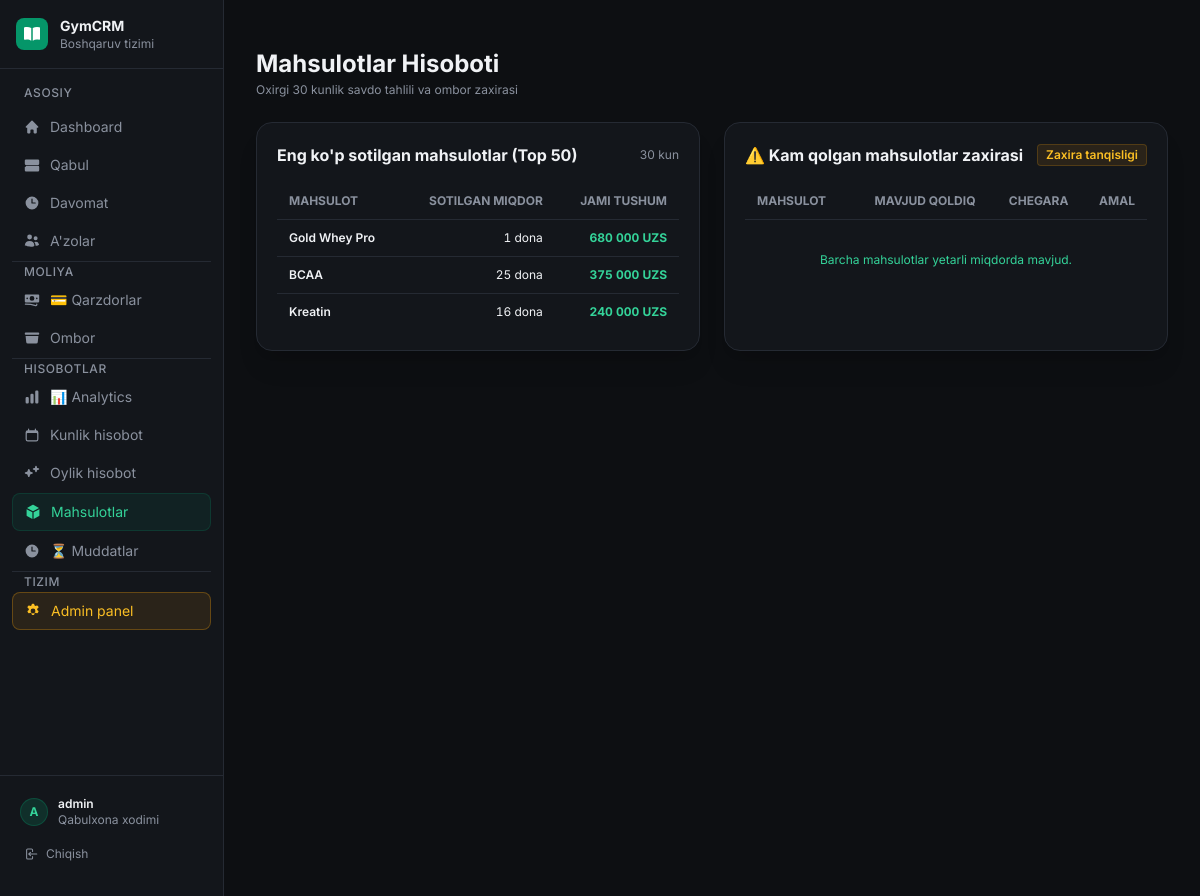
/reports/products/ (signed in), run on the app's committed database.
### apps/accounts/models.py (models this page shows, shortened)
class User(AbstractUser):
    role = models.CharField("Rol", max_length=20, choices=Role.choices, default=Role.RECEPTIONIST)
    phone = models.CharField("Telefon", max_length=32, blank=True)
    class Meta:
        ordering = ["username"]
        verbose_name = "Foydalanuvchi"
        verbose_name_plural = "Foydalanuvchilar"
    @property
    def is_manager(self):
        return self.role in (Role.OWNER, Role.MANAGER) or self.is_superuser

### apps/products/models.py (models this page shows, shortened)
class Product(models.Model):
    name = models.CharField("Nomi", max_length=150)
    sku = models.CharField("SKU (artikul)", max_length=50, unique=True)
    unit = models.CharField("Birlik", max_length=20, default="dona", help_text="e.g. dona, kg, litr")
    sale_price = models.DecimalField("Sotuv narxi", max_digits=12, decimal_places=2)
    cost_price = models.DecimalField("Tannarx", max_digits=12, decimal_places=2, null=True, blank=True)
    stock_quantity = models.DecimalField("Qoldiq", max_digits=12, decimal_places=3, default=0)
    low_stock_threshold = models.DecimalField("Kam qoldiq chegarasi", max_digits=12, decimal_places=3, default=5)
    is_active = models.BooleanField("Faol", default=True)
    created_at = models.DateTimeField("Yaratilgan", auto_now_add=True)
    updated_at = models.DateTimeField("Yangilangan", auto_now=True)
    class Meta:
        ordering = ["name"]
        verbose_name = "Mahsulot"
        verbose_name_plural = "Mahsulotlar"
        indexes = [
            models.Index(fields=["name"]),
        ]

### apps/reports/views.py (the view)
# urls.py: path("products/", views.ProductReportView.as_view(), name="products"),
class ProductReportView(LoginRequiredMixin, View):
    def get(self, request):
        today = timezone.localdate()
        start = today - datetime.timedelta(days=30)
        ctx = {
            "start": start, "end": today,
            "best_sellers": services.best_selling_products(start, today, limit=50),
            "low_stock": services.low_stock_products(),
        }
        return render(request, "reports/products.html", ctx)

### apps/reports/services.py (called while the page is built)
def best_selling_products(start_date, end_date, limit=10):
    return (
        ProductSaleItem.objects.filter(
            sale__created_at__date__gte=start_date, sale__created_at__date__lte=end_date,
        )
        .values("product__id", "product__name")
        .annotate(quantity_sold=Sum("quantity"), revenue=Sum("line_total"))
        .order_by("-revenue")[:limit]
    )

def low_stock_products():
    return Product.objects.filter(is_active=True, stock_quantity__lte=F("low_stock_threshold"))

### templates/reports/products.html (shortened to what this page needs)
﻿{% extends "base.html" %}
{% load humanize %}
{% block content %}
<div class="space-y-6">
  <div class="flex flex-col sm:flex-row sm:items-center justify-between gap-4">
    <div>
      <h1 class="text-2xl font-bold text-[#F0F2F5]">Mahsulotlar Hisoboti</h1>
      <p class="text-xs text-[#8A919E] mt-0.5">Oxirgi 30 kunlik savdo tahlili va ombor zaxirasi</p>
    </div>
  </div>
  <div class="grid grid-cols-1 lg:grid-cols-2 gap-6">
    <div class="bg-[#13161B] border border-[#252A33] rounded-2xl p-5 space-y-4 shadow-xl shadow-black/10">
      <div class="flex items-center justify-between">
        <h2 class="text-base font-bold text-[#F0F2F5]">Eng ko'p sotilgan mahsulotlar (Top 50)</h2>
        <span class="text-xs text-[#8A919E]">30 kun</span>
      </div>
      <div class="overflow-x-auto">
        <table class="w-full text-left text-xs">
          <thead>
            <tr class="border-b border-[#252A33] text-[#8A919E] uppercase font-semibold">
              <th class="py-2.5 px-3">Mahsulot</th>
              <th class="py-2.5 px-3 text-right">Sotilgan miqdor</th>
              <th class="py-2.5 px-3 text-right">Jami tushum</th>
            </tr>
          </thead>
          <tbody class="divide-y divide-[#252A33]">
            {% for p in best_sellers %}
            <tr class="hover:bg-[#1A1E25]/50 transition-colors">
              <td class="py-2.5 px-3 font-semibold text-[#F0F2F5]">{{ p.product__name }}</td>
              <td class="py-2.5 px-3 text-right tabular-nums text-[#F0F2F5]">{{ p.quantity_sold }} dona</td>
              <td class="py-2.5 px-3 text-right font-bold tabular-nums text-emerald-400">{{ p.revenue|intcomma }} UZS</td>
            </tr>
            {% empty %}
            <tr><td colspan="3" class="py-8 text-center text-[#8A919E]">Savdo ma'lumotlari yo'q</td></tr>
            {% endfor %}
          </tbody>
        </table>
      </div>
    </div>
    <div class="bg-[#13161B] border border-[#252A33] rounded-2xl p-5 space-y-4 shadow-xl shadow-black/10">
      <div class="flex items-center justify-between">
        <h2 class="text-base font-bold text-[#F0F2F5]">⚠️ Kam qolgan mahsulotlar zaxirasi</h2>
        <span class="px-2 py-0.5 rounded text-xs font-semibold bg-amber-500/10 text-amber-400 border border-amber-500/20">
          Zaxira tanqisligi
        </span>
      </div>
      <div class="overflow-x-auto">
        <table class="w-full text-left text-xs">
          <thead>
            <tr class="border-b border-[#252A33] text-[#8A919E] uppercase font-semibold">
              <th class="py-2.5 px-3">Mahsulot</th>
              <th class="py-2.5 px-3 text-right">Mavjud qoldiq</th>
              <th class="py-2.5 px-3 text-right">Chegara</th>
              <th class="py-2.5 px-3 text-right">Amal</th>
            </tr>
          </thead>
          <tbody class="divide-y divide-[#252A33]">
            {% for p in low_stock %}
            <tr class="hover:bg-[#1A1E25]/50 transition-colors">
              <td class="py-2.5 px-3 font-semibold text-amber-400">{{ p.name }}</td>
              <td class="py-2.5 px-3 text-right font-bold tabular-nums text-red-400">{{ p.stock_quantity }} {{ p.unit }}</td>
              <td class="py-2.5 px-3 text-right tabular-nums text-[#8A919E]">{{ p.low_stock_threshold }} {{ p.unit }}</td>
              <td class="py-2.5 px-3 text-right">
                <a href="{% url 'inventory:list' %}"
                   class="px-2 py-1 bg-[#1A1E25] hover:bg-[#252A33] text-emerald-400 border border-[#252A33] rounded text-[10px] transition-colors">
                  To'ldirish
                </a>
              </td>
            </tr>
            {% empty %}
            <tr>
              <td colspan="4" class="py-8 text-center text-emerald-400">
                Barcha mahsulotlar yetarli miqdorda mavjud.
              </td>
            </tr>
            {% endfor %}
          </tbody>
        </table>
      </div>
    </div>
  </div>
</div>
{% endblock %}

### templates/base.html (shortened to what this page needs)
{% load static humanize %}
<!DOCTYPE html>
<html lang="uz" class="dark overflow-x-hidden">
<head>
  <script src="https://cdn.tailwindcss.com"></script>
</head>
<body class="min-h-screen bg-[#0D0F12] antialiased overflow-x-hidden">
  {% if user.is_authenticated %}
  <div x-data="{ open: false }" @keydown.escape.window="open = false">
    <aside id="sidebar"
      class="fixed inset-y-0 left-0 z-40 w-56 bg-[#13161B] border-r border-[#252A33] flex flex-col
             transform -translate-x-full lg:translate-x-0 transition-transform duration-200 ease-in-out"
      :class="open ? 'translate-x-0' : ''">
      <div class="flex items-center gap-3 px-4 py-4 border-b border-[#252A33]">
        <div class="w-8 h-8 bg-emerald-600 rounded-lg flex items-center justify-center flex-shrink-0">
        </div>
        <div>
          <p class="text-sm font-bold text-[#F0F2F5]">GymCRM</p>
          <p class="text-xs text-[#8A919E]">Boshqaruv tizimi</p>
        </div>
      </div>
      <nav class="flex-1 overflow-y-auto px-3 py-4 space-y-0.5">
        <p class="text-xs font-medium text-[#8A919E] uppercase tracking-wider px-3 mb-2">Asosiy</p>
        <a href="{% url 'dashboard:index' %}"
           class="flex items-center gap-2.5 px-3 py-2 rounded-lg text-sm transition-colors
                  {% if request.resolver_match.namespace == 'dashboard' %}bg-emerald-600/10 text-emerald-400 border border-emerald-600/20{% else %}text-[#8A919E] hover:text-[#F0F2F5] hover:bg-[#1A1E25]{% endif %}">
          Dashboard
        </a>
        <a href="{% url 'members:reception' %}"
           class="flex items-center gap-2.5 px-3 py-2 rounded-lg text-sm transition-colors
                  {% if request.resolver_match.url_name == 'reception' %}bg-emerald-600/10 text-emerald-400 border border-emerald-600/20{% else %}text-[#8A919E] hover:text-[#F0F2F5] hover:bg-[#1A1E25]{% endif %}">
          Qabul
        </a>
        <a href="{% url 'attendance:board' %}"
           class="flex items-center gap-2.5 px-3 py-2 rounded-lg text-sm transition-colors
                  {% if request.resolver_match.namespace == 'attendance' and request.resolver_match.url_name == 'board' %}bg-emerald-600/10 text-emerald-400 border border-emerald-600/20{% else %}text-[#8A919E] hover:text-[#F0F2F5] hover:bg-[#1A1E25]{% endif %}">
          <svg xmlns="http://www.w3.org/2000/svg" viewBox="0 0 20 20" fill="currentColor" class="w-4 h-4 flex-shrink-0">
            <path fill-rule="evenodd" d="M10 18a8 8 0 100-16 8 8 0 000 16zm.75-13a.75.75 0 00-1.5 0v5c0 .414.336.75.75.75h4a.75.75 0 000-1.5h-3.25V5z" clip-rule="evenodd"/>
          </svg>
          Davomat
        </a>
        <a href="{% url 'members:list' %}"
           class="flex items-center gap-2.5 px-3 py-2 rounded-lg text-sm transition-colors
                  {% if request.resolver_match.namespace == 'members' and request.resolver_match.url_name == 'list' %}bg-emerald-600/10 text-emerald-400 border border-emerald-600/20{% else %}text-[#8A919E] hover:text-[#F0F2F5] hover:bg-[#1A1E25]{% endif %}">
          A'zolar
        </a>
        <div class="my-3 border-t border-[#252A33]"></div>
        <p class="text-xs font-medium text-[#8A919E] uppercase tracking-wider px-3 mb-2">Moliya</p>
        <a href="{% url 'billing:debtors' %}"
           class="flex items-center gap-2.5 px-3 py-2 rounded-lg text-sm transition-colors
                  {% if request.resolver_match.namespace == 'billing' %}bg-emerald-600/10 text-emerald-400 border border-emerald-600/20{% else %}text-[#8A919E] hover:text-[#F0F2F5] hover:bg-[#1A1E25]{% endif %}">
          💳 Qarzdorlar
        </a>
        {% if user.is_manager %}
        <a href="{% url 'inventory:list' %}"
           class="flex items-center gap-2.5 px-3 py-2 rounded-lg text-sm transition-colors
                  {% if request.resolver_match.namespace == 'inventory' %}bg-emerald-600/10 text-emerald-400 border border-emerald-600/20{% else %}text-[#8A919E] hover:text-[#F0F2F5] hover:bg-[#1A1E25]{% endif %}">
          <svg xmlns="http://www.w3.org/2000/svg" viewBox="0 0 20 20" fill="currentColor" class="w-4 h-4 flex-shrink-0">
            <path d="M2 3a1 1 0 00-1 1v1a1 1 0 001 1h16a1 1 0 001-1V4a1 1 0 00-1-1H2zM2 7.5h16l-.811 7.71a2 2 0 01-1.99 1.79H4.802a2 2 0 01-1.99-1.79L2 7.5z"/>
          </svg>
          Ombor
        </a>
        {% endif %}
        <div class="my-3 border-t border-[#252A33]"></div>
        <p class="text-xs font-medium text-[#8A919E] uppercase tracking-wider px-3 mb-2">Hisobotlar</p>
        <a href="{% url 'reports:analytics' %}"
           class="flex items-center gap-2.5 px-3 py-2 rounded-lg text-sm transition-colors
                  {% if request.resolver_match.url_name == 'analytics' %}bg-emerald-600/10 text-emerald-400 border border-emerald-600/20{% else %}text-[#8A919E] hover:text-[#F0F2F5] hover:bg-[#1A1E25]{% endif %}">
          📊 Analytics
        </a>
        <a href="{% url 'reports:daily' %}"
           class="flex items-center gap-2.5 px-3 py-2 rounded-lg text-sm transition-colors
                  {% if request.resolver_match.url_name == 'daily' %}bg-emerald-600/10 text-emerald-400 border border-emerald-600/20{% else %}text-[#8A919E] hover:text-[#F0F2F5] hover:bg-[#1A1E25]{% endif %}">
          Kunlik hisobot
        </a>
        <a href="{% url 'reports:monthly' %}"
           class="flex items-center gap-2.5 px-3 py-2 rounded-lg text-sm transition-colors
                  {% if request.resolver_match.url_name == 'monthly' %}bg-emerald-600/10 text-emerald-400 border border-emerald-600/20{% else %}text-[#8A919E] hover:text-[#F0F2F5] hover:bg-[#1A1E25]{% endif %}">
          Oylik hisobot
        </a>
        <a href="{% url 'reports:products' %}"
           class="flex items-center gap-2.5 px-3 py-2 rounded-lg text-sm transition-colors
                  {% if request.resolver_match.url_name == 'products' %}bg-emerald-600/10 text-emerald-400 border border-emerald-600/20{% else %}text-[#8A919E] hover:text-[#F0F2F5] hover:bg-[#1A1E25]{% endif %}">
          Mahsulotlar
        </a>
        <a href="{% url 'reports:expiring' %}"
           class="flex items-center gap-2.5 px-3 py-2 rounded-lg text-sm transition-colors
                  {% if request.resolver_match.url_name == 'expiring' %}bg-emerald-600/10 text-emerald-400 border border-emerald-600/20{% else %}text-[#8A919E] hover:text-[#F0F2F5] hover:bg-[#1A1E25]{% endif %}">
          <svg xmlns="http://www.w3.org/2000/svg" viewBox="0 0 20 20" fill="currentColor" class="w-4 h-4 flex-shrink-0">
            <path fill-rule="evenodd" d="M10 18a8 8 0 100-16 8 8 0 000 16zm.75-13a.75.75 0 00-1.5 0v5c0 .414.336.75.75.75h4a.75.75 0 000-1.5h-3.25V5z" clip-rule="evenodd"/>
          </svg>
          ⏳ Muddatlar
        </a>
        {% if user.is_staff %}
        <div class="my-3 border-t border-[#252A33]"></div>
        <p class="text-xs font-medium text-[#8A919E] uppercase tracking-wider px-3 mb-2">Tizim</p>
        <a href="{% url 'admin:index' %}"
           class="flex items-center gap-2.5 px-3 py-2 rounded-lg text-sm transition-colors border border-amber-500/30 bg-amber-500/10 text-amber-400 hover:bg-amber-500/20">
          Admin panel
        </a>
        {% endif %}
      </nav>
      <div class="border-t border-[#252A33] p-3">
        <div class="flex items-center gap-2.5 px-2 py-2">
          <div class="w-7 h-7 rounded-full bg-emerald-600/20 border border-emerald-600/30 flex items-center justify-center flex-shrink-0">
            <span class="text-xs font-bold text-emerald-400">{{ user.username|first|upper }}</span>
          </div>
          <div class="flex-1 min-w-0">
            <p class="text-xs font-semibold text-[#F0F2F5] truncate">{{ user.get_full_name|default:user.username }}</p>
            <p class="text-xs text-[#8A919E] truncate">{{ user.get_role_display }}</p>
          </div>
        </div>
        <form method="post" action="{% url 'accounts:logout' %}">
          <button type="submit" class="w-full flex items-center gap-2 px-3 py-1.5 rounded-lg text-xs text-[#8A919E] hover:text-red-400 hover:bg-red-500/5 transition-colors mt-1">
            Chiqish
          </button>
        </form>
      </div>
    </aside>
    <div class="lg:ml-56 min-h-screen flex flex-col">
      <main class="flex-1 px-4 sm:px-6 lg:px-8 py-6 pb-24 lg:pb-6">
        {% block content %}{% endblock %}
      </main>
    </div>
  </div>
  {% else %}
  <div class="min-h-screen bg-[#0D0F12] flex items-center justify-center">
    {% block auth_content %}{% endblock %}
  </div>
  {% endif %}
</body>
</html>

### templates/base.html (style rules this page uses)
html, body { overflow-x: hidden; max-width: 100%; }
body { font-family: 'Inter', sans-serif; background-color: #0D0F12; color: #F0F2F5; }

### data on the page
User: username|first "A", get_full_name "admin", role "Qabulxona xodimi"
Product: product__name "Gold Whey Pro", quantity_sold "1", revenue "680 000"

### other printed values
{{ p.product__name }} "BCAA" "Kreatin"
{{ p.quantity_sold }} "25" "16"
{{ p.revenue|intcomma }} "375 000" "240 000"
